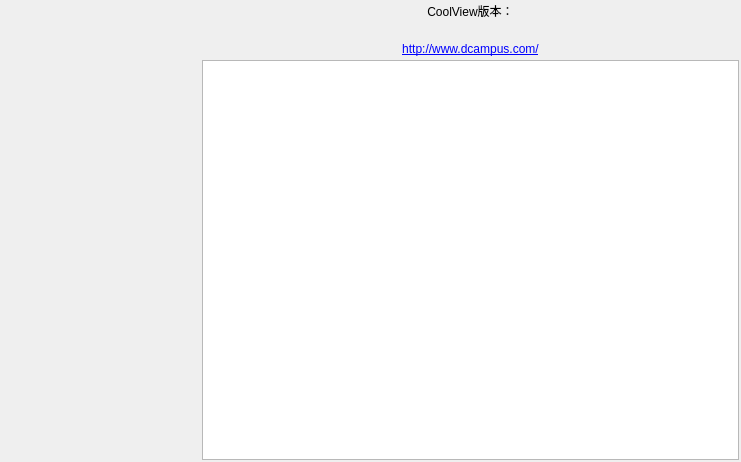
<?xml version="1.0" encoding="UTF-8"?>
<ui version="4.0">
 <class>HelpForm</class>
 <widget class="QWidget" name="HelpForm">
  <property name="geometry">
   <rect>
    <x>0</x>
    <y>0</y>
    <width>741</width>
    <height>462</height>
   </rect>
  </property>
  <property name="windowTitle">
   <string>关于CoolView</string>
  </property>
  <layout class="QHBoxLayout" name="horizontalLayout">
   <property name="spacing">
    <number>0</number>
   </property>
   <property name="leftMargin">
    <number>0</number>
   </property>
   <property name="topMargin">
    <number>0</number>
   </property>
   <property name="rightMargin">
    <number>0</number>
   </property>
   <property name="bottomMargin">
    <number>0</number>
   </property>
   <item>
    <widget class="QLabel" name="LogoLabel">
     <property name="minimumSize">
      <size>
       <width>200</width>
       <height>0</height>
      </size>
     </property>
     <property name="maximumSize">
      <size>
       <width>16777215</width>
       <height>16777215</height>
      </size>
     </property>
     <property name="styleSheet">
      <string notr="true">border-image: url(:/image/helplogo.png);</string>
     </property>
     <property name="alignment">
      <set>Qt::AlignCenter</set>
     </property>
     <property name="textInteractionFlags">
      <set>Qt::LinksAccessibleByMouse|Qt::TextSelectableByMouse</set>
     </property>
    </widget>
   </item>
   <item>
    <layout class="QVBoxLayout" name="verticalLayout">
     <property name="spacing">
      <number>4</number>
     </property>
     <property name="leftMargin">
      <number>2</number>
     </property>
     <property name="topMargin">
      <number>2</number>
     </property>
     <property name="rightMargin">
      <number>2</number>
     </property>
     <property name="bottomMargin">
      <number>2</number>
     </property>
     <item>
      <widget class="QLabel" name="CoolviewVersionStringLabel">
       <property name="text">
        <string>CoolView版本：</string>
       </property>
       <property name="alignment">
        <set>Qt::AlignCenter</set>
       </property>
       <property name="textInteractionFlags">
        <set>Qt::LinksAccessibleByMouse|Qt::TextSelectableByMouse</set>
       </property>
      </widget>
     </item>
     <item>
      <widget class="QLabel" name="DependenciesLabel">
       <property name="text">
        <string/>
       </property>
       <property name="alignment">
        <set>Qt::AlignCenter</set>
       </property>
      </widget>
     </item>
     <item>
      <widget class="QLabel" name="LinkLabel">
       <property name="text">
        <string>&lt;!DOCTYPE HTML PUBLIC &quot;-//W3C//DTD HTML 4.0//EN&quot; &quot;http://www.w3.org/TR/REC-html40/strict.dtd&quot;&gt;
&lt;html&gt;&lt;head&gt;&lt;meta name=&quot;qrichtext&quot; content=&quot;1&quot; /&gt;&lt;style type=&quot;text/css&quot;&gt;
p, li { white-space: pre-wrap; }
&lt;/style&gt;&lt;/head&gt;&lt;body style=&quot; font-family:'SimSun'; font-size:9pt; font-weight:400; font-style:normal;&quot;&gt;
&lt;p style=&quot; margin-top:0px; margin-bottom:0px; margin-left:0px; margin-right:0px; -qt-block-indent:0; text-indent:0px;&quot;&gt;&lt;a href=&quot;http://www.dcampus.com/&quot;&gt;&lt;span style=&quot; text-decoration: underline; color:#0000ff;&quot;&gt;http://www.dcampus.com/&lt;/span&gt;&lt;/a&gt;&lt;/p&gt;&lt;/body&gt;&lt;/html&gt;</string>
       </property>
       <property name="alignment">
        <set>Qt::AlignCenter</set>
       </property>
       <property name="textInteractionFlags">
        <set>Qt::LinksAccessibleByKeyboard|Qt::LinksAccessibleByMouse</set>
       </property>
      </widget>
     </item>
     <item>
      <widget class="QPlainTextEdit" name="DetailTextEdit">
       <property name="textInteractionFlags">
        <set>Qt::TextSelectableByKeyboard|Qt::TextSelectableByMouse</set>
       </property>
       <property name="centerOnScroll">
        <bool>true</bool>
       </property>
      </widget>
     </item>
    </layout>
   </item>
  </layout>
 </widget>
 <resources/>
 <connections/>
</ui>
